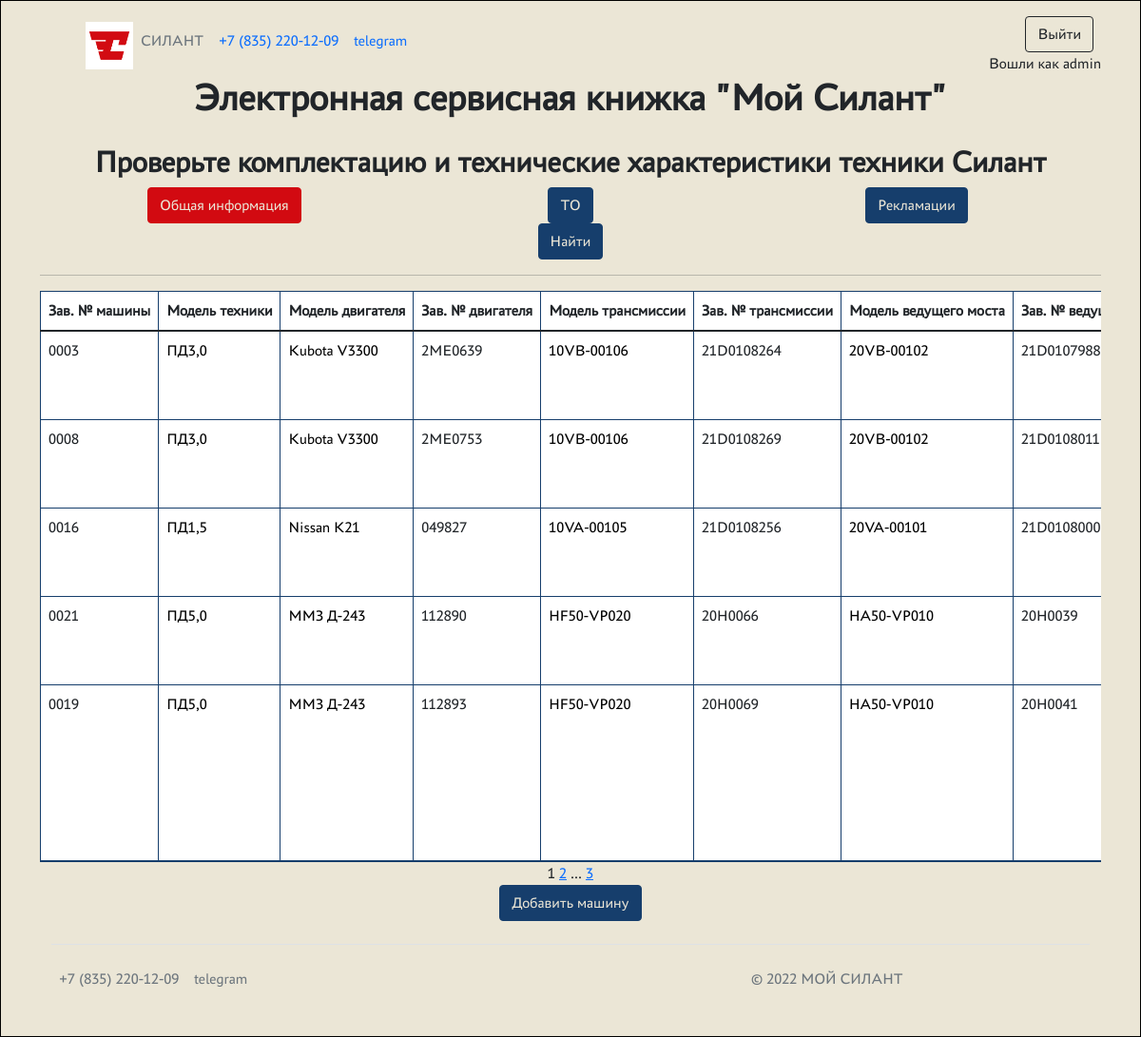
Screenshot of /cars/ (signed in) with the database file from the repository.
### backend/models.py (models this page shows, shortened)
class Car(models.Model):
    serial_number = models.TextField(max_length=55, unique=True, db_index=True, verbose_name='Зав. № машины')
    technique_model = models.ForeignKey(Technique_model, on_delete=models.CASCADE, db_index=True, verbose_name='Модель техники')
    engine_model = models.ForeignKey(Engine_model, on_delete=models.CASCADE, db_index=True, verbose_name='Модель двигателя')
    engine_number = models.TextField(max_length=55, verbose_name='Зав. № двигателя')
    transmission_model = models.ForeignKey(Transmission_model, on_delete=models.CASCADE, db_index=True, verbose_name='Модель трансмиссии')
    transmission_number = models.TextField(max_length=55, verbose_name='Зав. № трансмиссии')
    drive_axle_model = models.ForeignKey(Drive_axle_model, on_delete=models.CASCADE, db_index=True, verbose_name='Модель ведущего моста')
    drive_axle_number = models.TextField(max_length=55, verbose_name='Зав. № ведущего моста')
    steerable_axle_model = models.ForeignKey(Steerable_axle_model, on_delete=models.CASCADE, db_index=True, verbose_name='Модель управляемого моста')
    steerable_axle_number = models.TextField(max_length=55, verbose_name='Зав. № управляемого моста')
    supply_contract = models.TextField(max_length=55, blank=True, verbose_name='Договор поставки №, дата.')
    shipping_date = models.DateField(db_index=True, verbose_name='Дата отгрузки с завода')
    consignee = models.TextField(max_length=55, blank=True, verbose_name='Грузополучатель (конечный потребитель)')
    delivery_address = models.TextField(max_length=255, blank=True, verbose_name='Адрес поставки (эксплуатации)')
    equipment = models.TextField(max_length=255, blank=True, verbose_name='Комплектация (доп. опции)')
    client = models.ForeignKey(Client, on_delete=models.CASCADE, null=True, blank=True, verbose_name='Клиент')
    service_company = models.ForeignKey(Service_company, on_delete=models.CASCADE, blank=True, verbose_name='Сервисная организация')
    class Meta:
        verbose_name = 'Машины'
        verbose_name_plural = 'Машины'
        ordering = ['shipping_date']
        permissions = (
            ('view_car_noclient', 'Can view no client'),
            ('view_car_noservice', 'Can view no service')
        )

class Base_dictionary(models.Model):
    name = models.TextField(unique=True, verbose_name='Название')
    description = models.TextField(blank=True, verbose_name='Описание')
    class Meta:
        abstract = True
    def __str__(self):
        return f'{self.name}'

class Technique_model(Base_dictionary):
    class Meta:
        verbose_name = 'Модель техники'
        verbose_name_plural = 'Модели техники'

class Engine_model(Base_dictionary):
    class Meta:
        verbose_name = 'Модель двигателя'
        verbose_name_plural = 'Модели двигателя'

class Transmission_model(Base_dictionary):
    class Meta:
        verbose_name = 'Модель трансмиссии'
        verbose_name_plural = 'Модели трансмиссии'

class Drive_axle_model(Base_dictionary):
    class Meta:
        verbose_name = 'Модель ведущего моста'
        verbose_name_plural = 'Модели ведущего моста'

### backend/views.py (the view)
# urls.py: path('', CarListView.as_view()),
class CarListView(LoginRequiredMixin, ListView):
    model = Car
    template_name = 'cars.html'
    ordering = 'shipping_date'
    context_object_name = 'cars'
    paginate_by = 5
    login_url = '/accounts/login/'

### templates/Cars.html (shortened to what this page needs)
{% extends 'flatpages/default.html' %}
{% block content %}
    <h2><b>Проверьте комплектацию и технические характеристики техники Силант</b></h2>
    {% if user.is_authenticated %}
        <div class="container">
            <div class="row">
                <div class="col">
                    <a class="btn btn-silant-red">Общая информация</a>
                </div>
                <div class="col">
                    <a class="btn btn-silant-blue" href="/cars/maintenances/">ТО </a>
                </div>
                <div class="col">
                    <a class="btn btn-silant-blue" href="/cars/complaints/">Рекламации</a>
                </div>
            </div>
        </div>
    {% endif %}
    <form action="" method="get">
        <input class="btn btn-silant-blue" type="submit" value="Найти" />
    </form>
    <hr>
    {% if cars %}
        <table class="table">
            <thead>
                <tr>
                    <th scope="col">Зав. № машины</th>
                    <th scope="col">Модель техники</th>
                    <th scope="col">Модель двигателя</th>
                    <th scope="col">Зав. № двигателя</th>
                    <th scope="col">Модель трансмиссии</th>
                    <th scope="col">Зав. № трансмиссии</th>
                    <th scope="col">Модель ведущего моста</th>
                    <th scope="col">Зав. № ведущего моста</th>
                </tr>
            </thead>
            <tbody>
            {% for car in cars %}
                <tr>
                    <td>{{ car.serial_number }}</td>
                    <td><a href="dictionary/techniqueModel/{{car.technique_model.id}}/">{{ car.technique_model }}</a></td>
                    <td><a href="dictionary/engineModel/{{car.engine_model.id}}/">{{ car.engine_model }}</a></td>
                    <td>{{ car.engine_number }}</td>
                    <td><a href="dictionary/transmissionModel/{{car.transmission_model.id}}/">{{ car.transmission_model }}</a></td>
                    <td>{{ car.transmission_number }}</td>
                    <td><a href="dictionary/driveAxleModel/{{car.drive_axle_model.id}}/">{{ car.drive_axle_model }}</a></td>
                    <td>{{ car.drive_axle_number }}</td>
                </tr>
            {% endfor %}
            </tbody>
        </table>
    {% else %}
        <h2>Машин нет</h2>
    {% endif %}
    {{ page_obj.number }}
    {% if page_obj.has_next %}
        <a href="?page={{ page_obj.next_page_number }}">{{ page_obj.next_page_number }}</a>
        {% if paginator.num_pages != page_obj.next_page_number %}
            ...
            <a href="?page={{ page_obj.paginator.num_pages }}">{{ page_obj.paginator.num_pages }}</a>
        {% endif %}
    {% endif %}
    <div class="container">
        <div class="row">
            {% if perms.silant.add_car %}
                <div class="col">
                    <a class="btn btn-silant-blue" href="create/">Добавить машину</a>
                </div>
            {% endif %}
        </div>
    </div>
{% endblock content %}

### templates/flatpages/default.html (shortened to what this page needs)
<!DOCTYPE html>
{% load static %}
<html lang="ru">
<head>
    <link href="{% static 'css/styles.css' %}" rel="stylesheet" />
    <link href="{% static 'css/custom.css' %}" rel="stylesheet" />
</head>
<body>
    <div class="wrapper">
        <header class="p-3 bg-silant-sands text-header">
            <div class="container">
                <div class="d-flex flex-wrap align-items-center justify-content-center justify-content-lg-start">
                    <a href="/" class="d-flex align-items-center mb-2 mb-lg-0 text-header text-decoration-none">
                        <svg class="bi me-2" width="40" height="32" role="img" aria-label="Bootstrap"><use xlink:href="#bootstrap"></use></svg>
                    </a>
                    <ul class="nav col-12 col-lg-auto me-lg-auto mb-2 justify-content-center mb-md-0">
                        <li><img width="50px" height="50px" src="{% static 'media/LogotypeRed.jpg' %}"></li>
                        <li><a href="/cars/" class="nav-link px-2 text-secondary">СИЛАНТ</a></li>
                        <li><a href="tel:88352201209" class="nav-link px-2 text-header">+7 (835) 220-12-09</a></li>
                        <li><a href="https://t.me/chzsa21" class="nav-link px-2 text-header">telegram</a></li>
                    </ul>
                    <div class="text-end">
                        {% if user.is_authenticated %}
                            <ul class="navbar-nav ms-auto">
                                <li class="nav-item">
                                    <a class="btn btn-outline-dark me-2 text-header" href="/accounts/logout/">Выйти</a>
                                </li>
                            </ul>
                            Вошли как {{ request.user.username }}
                        {% else %}
                            <ul class="navbar-nav ms-auto">
                                <li class="nav-item">
                                    <a class="btn btn-outline-dark me-2" href="/accounts/login/">Войти</a>
                                </li>
                            </ul>
                        {% endif %}
                    </div>
                </div>
                <div class="nav col-12 col-lg-auto me-lg-auto mb-2 justify-content-center mb-md-0">
                    <h1><b>Электронная сервисная книжка "Мой Силант"</b></h1>
                </div>
            </div>
        </header>
        <div class="container">
            <div class="row">
                <div class="col-lg-12 text-center">
                    {% block content %}{% endblock content %}
                </div>
            </div>
            <div class="container">
                <footer class="d-flex flex-wrap justify-content-between align-items-end py-3 my-4 border-top">
                    <ul class="nav col-md-4 justify-content-start mb-0 position-relative z-index-1">
                        <li class="nav-item"><a href="tel:88352201209" class="nav-link px-2 text-muted">+7 (835) 220-12-09</a></li>
                        <li class="nav-item"><a href="https://t.me/chzsa21" class="nav-link px-2 text-muted">telegram</a></li>
                    </ul>
                    <p class="col-md-4 mb-0 text-muted p-2 m-0">© 2022 МОЙ СИЛАНТ</p>
                </footer>
            </div>
        </div>
    </body>
</html>

### static/css/custom.css (style rules this page uses)
:root { --silant-blue: #163e6c; --silant-red: #d20a11; --silant-sands: #ebe6d6; }
body { font-family: "PT-Astra-Sans_Regular"; background-color: var(--silant-sands); }
.btn-silant-red { color: var(--silant-sands); background-color: var(--silant-red); border-color: var(--silant-red); }
.btn-silant-blue { color: var(--silant-sands); background-color: var(--silant-blue); border-color: var(--silant-blue); }
.container { overflow: auto; background-color: var(--silant-sands); }
.table { background-color: white; border-bottom: 1px solid var(--silant-blue); border-top: 1px solid var(--silant-blue); border-collapse: collapse; text-align: left; border-spacing: 0; display: block; overflow-x: auto; max-width: fit-content; margin: auto; }
th { border-bottom: 1px solid var(--silant-blue); padding: 2px 2px; white-space: nowrap; }
table a { text-decoration: none; color: black; }
th,td { padding: 2px 5px; border-right: 1px solid var(--silant-blue); border-left: 1px solid var(--silant-blue); }
tr:nth-child(odd) { background: white; }
.wrapper { display: -webkit-flex; display: flex; flex-direction: column; min-height: 100%; margin: 0 auto; border: 1px solid black; }
header { background-color: var(--silant-sands); }
@media (max-width: 1920px) { html { font-size: 19px; } }
@media (max-width: 1366px) { html { font-size: 18px; } }
@media (max-width: 1536px) { html { font-size: 17px; } }
@media (max-width: 1440px) { html { font-size: 16px; } }

### rows the page displays
Car: serial_number "0003", technique_model "ПД3,0", engine_model "Kubota V3300", engine_number "2ME0639", transmission_model "10VB-00106", transmission_number "21D0108264", drive_axle_model "20VB-00102", drive_axle_number "21D0107988"
Car: serial_number "0008", technique_model "ПД3,0", engine_model "Kubota V3300", engine_number "2ME0753", transmission_model "10VB-00106", transmission_number "21D0108269", drive_axle_model "20VB-00102", drive_axle_number "21D0108011"
Car: serial_number "0016", technique_model "ПД1,5", engine_model "Nissan K21", engine_number "049827", transmission_model "10VA-00105", transmission_number "21D0108256", drive_axle_model "20VA-00101", drive_axle_number "21D0108000"
Car: serial_number "0021", technique_model "ПД5,0", engine_model "ММЗ Д-243", engine_number "112890", transmission_model "HF50-VP020", transmission_number "20H0066", drive_axle_model "HA50-VP010", drive_axle_number "20H0039"
Car: serial_number "0019", technique_model "ПД5,0", engine_model "ММЗ Д-243", engine_number "112893", transmission_model "HF50-VP020", transmission_number "20H0069", drive_axle_model "HA50-VP010", drive_axle_number "20H0041"

### other values shown
{{ request.user.username }} "admin"
{{ page_obj.number }} "1"
{{ page_obj.next_page_number }} "2"
{{ page_obj.paginator.num_pages }} "3"
